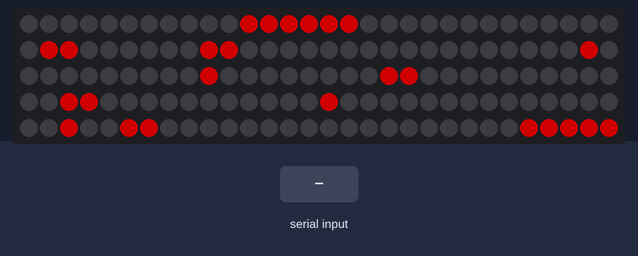
Bench run of a sketch on a simulated Arduino Uno, built with avr-gcc and run on an emulated ATmega328P. Parts: 150 RGB LEDs in strip order, left to right, continuing on the next row. The inputs (shaded band) are chosen by the test bench. Dim RGB values are drawn brighter than linear.

Above: at 1.2 s.
1.3 s: byte 30 received over Serial
At 1.6 s:
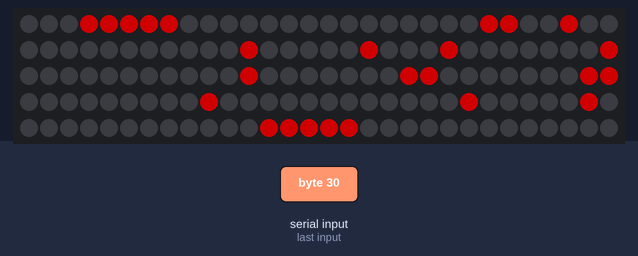
At 6.9 s:
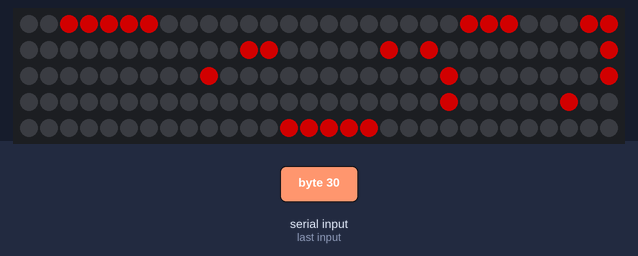
Timing chart, 0 to 8.4 s (numbered marks = the images above; inputs shaded):
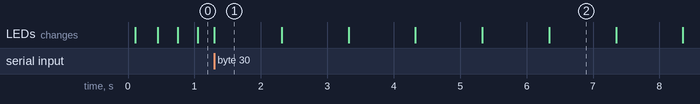

The sketch:

blinky.ino
```cpp
#include <FastLED.h>
#include "sin_table.h"

#define NUM_LED_PER_STRIP   25
#define NUM_LED_STRIP       6
#define LED_COUNT           NUM_LED_PER_STRIP * NUM_LED_STRIP
#define LED_OUT_PIN         13
#define LED_BRIGHTNESS      120

#define TIMEOUT_PERIOD      1000
#define PHASE_STEP          30
#define FRACTION_BIT_MASK   0x7FF
#define NUM_FRACTION_BIT    11

struct CRGB leds[LED_COUNT];
uint32_t segmentPhase[NUM_LED_PER_STRIP];

long lastTime;

void setup()
{
  Serial.begin(57600);
  LEDS.addLeds<WS2812B, LED_OUT_PIN, GRB>(leds, LED_COUNT);
  LEDS.setBrightness(LED_BRIGHTNESS);
  LEDS.show();
}

uint8_t mapIntensity(uint16_t amplitude) {

  uint16_t fraction = amplitude & FRACTION_BIT_MASK;
  //Serial.println(fraction);
  if (fraction > (1 << 10)) {
    return (uint8_t) (((1 << 11) - fraction) >> 2);
  } else {
    return (uint8_t) (fraction >> 2);
  }
}

//  The LEDs are organized in a snake zigzag shape
//  setLedColor map xy coordinate into correct index
//   +------------x
//   |
//   |   0 >  1 >  2 >  3 >  4
//   |                       |
//   |                       |
//   |   9 <  8 <  7 <  6 <  5
//   |   |
//   y   |
//      10 > 11 > 12 > 13 > 14
//                          |
//                          |
//      19 < 18 < 17 < 16 < 15


void setLedColor(int x, int y, CRGB color) {
  if (y % 2) {
    leds[NUM_LED_PER_STRIP * (y + 1) - x - 1] = color;
  } else {
    leds[NUM_LED_PER_STRIP * y + x] = color;
  }
}

void colorLoop() {

  // clear all led to black
  for (uint16_t i = 0; i < LED_COUNT; i++) {
    leds[i] = CRGB::Black;
  }

  for (uint8_t i = 0; i < NUM_LED_PER_STRIP; i++) {

    // Increment the phase for each led
    segmentPhase[i] = (segmentPhase[i] + i + PHASE_STEP) & 0x0FFF;

    // Determin which led to turn on, and its intensity
    uint16_t amplitude = NUM_LED_STRIP * SIN_TABLE_256[segmentPhase[i] >> 4];
    uint8_t pixelIndex = (amplitude >> NUM_FRACTION_BIT);
    // Put on the correct led
    setLedColor(i, pixelIndex, CRGB(255, 0, 0));
  }
}

void serialLoop() {
  static int pixelIndex;

  unsigned long lastReceiveTime = millis();

  while (true) {

    if (Serial.available() > 2) {
      lastReceiveTime = millis();

      uint8_t buffer[3]; // Buffer to store three incoming bytes used to compile a single LED color

      for (uint8_t x = 0; x < 3; x++) { // Read three incoming bytes
        uint8_t c = Serial.read();

        if (c < 255) {
          buffer[x] = c; // Using 255 as a latch semaphore
        } else {
          LEDS.show();
          pixelIndex = 0;
          break;
        }

        if (x == 2) {   // If we received three serial bytes
          if (pixelIndex == LED_COUNT) {
            break; // Prevent overflow by ignoring the pixel data beyond LED_COUNT
          }
          leds[pixelIndex] = CRGB(buffer[0], buffer[1], buffer[2]);
          pixelIndex++;
        }
      }
    }

    // If we haven't received data in 1 second, return to playing back our animation
    if (millis() > lastReceiveTime + TIMEOUT_PERIOD) {
      return;
    }
  }
}

void loop()
{
  // If we get some data, switch to passthrough mode
  if (Serial.available() > 0) {
    serialLoop();
  }

  // Draw the current pattern
  colorLoop();

  LEDS.show();
  //delay(1);
}
```

sin_table.h
```cpp
//11bit unsigned sin table generated using excel
#define LEN_SIN_TABLE 256
#define MAX_SINTABLE (1 << 11)
const uint16_t SIN_TABLE_256[256]=
   {1024, 1049, 1074, 1099, 1124, 1149, 1174, 1199,
    1224, 1248, 1273, 1297, 1321, 1345, 1369, 1393,
    1416, 1439, 1462, 1484, 1507, 1529, 1550, 1572,
    1593, 1614, 1634, 1654, 1674, 1693, 1712, 1730,
    1748, 1766, 1783, 1799, 1816, 1831, 1846, 1861,
    1875, 1889, 1902, 1915, 1927, 1939, 1950, 1960,
    1970, 1979, 1988, 1996, 2004, 2011, 2017, 2023,
    2028, 2033, 2037, 2040, 2043, 2045, 2047, 2047,
    2047, 2047, 2047, 2045, 2043, 2040, 2037, 2033,
    2028, 2023, 2017, 2011, 2004, 1996, 1988, 1979,
    1970, 1960, 1950, 1939, 1927, 1915, 1902, 1889,
    1875, 1861, 1846, 1831, 1816, 1799, 1783, 1766,
    1748, 1730, 1712, 1693, 1674, 1654, 1634, 1614,
    1593, 1572, 1550, 1529, 1507, 1484, 1462, 1439,
    1416, 1393, 1369, 1345, 1321, 1297, 1273, 1248,
    1224, 1199, 1174, 1149, 1124, 1099, 1074, 1049,
    1024,  999,  974,  949,  924,  899,  874,  849,
     824,  800,  775,  751,  727,  703,  679,  655,
     632,  609,  586,  564,  541,  519,  498,  476,
     455,  434,  414,  394,  374,  355,  336,  318,
     300,  282,  265,  249,  232,  217,  202,  187,
     173,  159,  146,  133,  121,  109,   98,   88,
      78,   69,   60,   52,   44,   37,   31,   25,
      20,   15,   11,    8,    5,    3,    1,    0,
       0,    0,    1,    3,    5,    8,   11,   15,
      20,   25,   31,   37,   44,   52,   60,   69,
      78,   88,   98,  109,  121,  133,  146,  159,
     173,  187,  202,  217,  232,  249,  265,  282,
     300,  318,  336,  355,  374,  394,  414,  434,
     455,  476,  498,  519,  541,  564,  586,  609,
     632,  655,  679,  703,  727,  751,  775,  800,
     824,  849,  874,  899,  924,  949,  974,  999};
```
